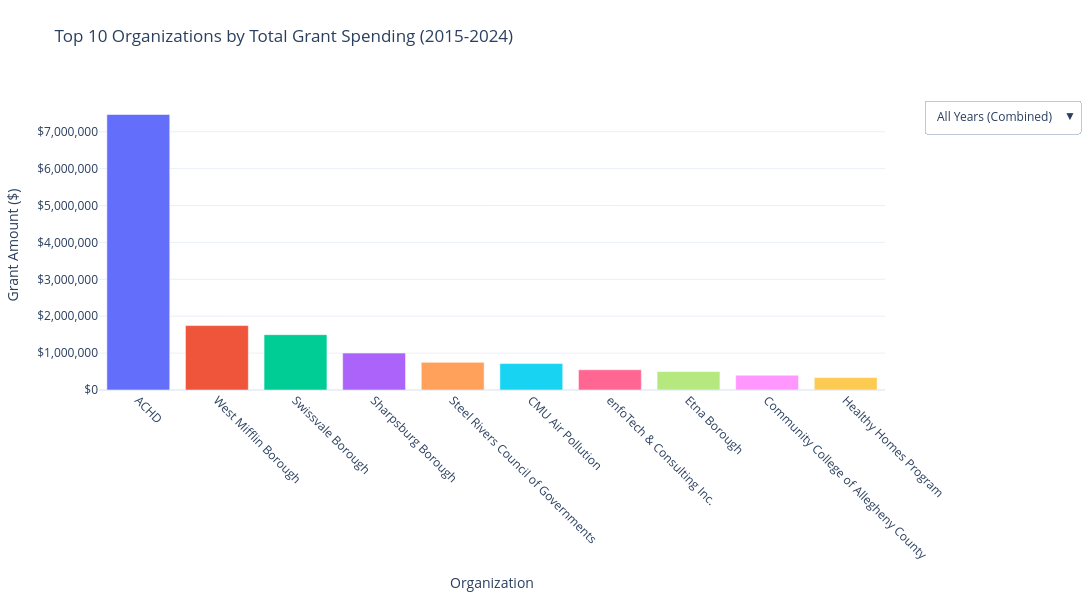

Source (notebook cell):
### Code cell
# remove "several small projects"
df_filtered = df[df['Organization'].str.strip().str.lower() != 'several small projects'].copy()

# Merge "Air quality program" into "ACHD"
df_filtered.loc[df_filtered['Organization'].str.contains('Air Quality', case=False, na=False), 'Organization'] = 'ACHD'

# Ensure the column is string-type and split by common delimiters (comma, semicolon, or slash)
# We use a regular expression [;,/] to catch multiple types of separators
df_filtered['Organization'] = df_filtered['Organization'].astype(str).str.split(r'[;,/]')

# "Explode" the list so each organization gets its own row with the same Grant Amount
df_filtered = df_filtered.explode('Organization')

# Strip whitespace from the new individual names
df_filtered['Organization'] = df_filtered['Organization'].str.strip()

# 1. PREPARE DATA (Using the filtered dataframe)
# Combined Top 10
df_combined_total = df_filtered.groupby('Organization')['Grant Amount'].sum().reset_index()
df_combined_top10 = df_combined_total.sort_values(by='Grant Amount', ascending=False).head(10)

# Yearly Top 10
df_yearly = df_filtered.groupby(['Year', 'Organization'])['Grant Amount'].sum().reset_index()
all_years = sorted(df_yearly['Year'].unique())

colors_palette = px.colors.qualitative.Plotly + px.colors.qualitative.Safe

# 2. CREATE THE FIGURE
fig = go.Figure()

# Add Trace 0: Combined
fig.add_trace(
    go.Bar(
        x=df_combined_top10['Organization'],
        y=df_combined_top10['Grant Amount'],
        name="All Years",
        marker_color=colors_palette[:10],
        visible=True,
        hovertemplate="<b>%{x}</b><br>Total Received: %{y:$,.0f}<extra></extra>"
    )
)

# Add Traces 1+: Individual Years
for year in all_years:
    year_data = df_yearly[df_yearly['Year'] == year].sort_values(by='Grant Amount', ascending=False).head(10)
    fig.add_trace(
        go.Bar(
            x=year_data['Organization'],
            y=year_data['Grant Amount'],
            name=str(year),
            marker_color=colors_palette[:len(year_data)],
            visible=False,
            hovertemplate="<b>%{x}</b><br>Yearly Total: %{y:$,.0f}<extra></extra>"
        )
    )

# 3. CREATE DROPDOWN BUTTONS
dropdown_buttons = []

dropdown_buttons.append(dict(
    label="All Years (Combined)",
    method="update",
    args=[{"visible": [True] + [False] * len(all_years)},
          {"title": "Top 10 Organizations by Total Grant Spending (2015-2024)"}]
))

for i, year in enumerate(all_years):
    visibility = [False] * (len(all_years) + 1)
    visibility[i + 1] = True
    dropdown_buttons.append(dict(
        label=f"Year: {year}",
        method="update",
        args=[{"visible": visibility},
              {"title": f"Top Organizations by Grant Spending in {year}"}]
    ))

# 4. UPDATE LAYOUT
fig.update_layout(
    updatemenus=[dict(
        active=0,
        buttons=dropdown_buttons,
        direction="down",
        x=1.05,          
        xanchor="left",  
        y=1,             
        yanchor="top",
        showactive=True
    )],
    xaxis=dict(title="Organization", tickangle=45),
    yaxis=dict(title="Grant Amount ($)", tickprefix="$", tickformat=","),
    title={
        'text': "Top 10 Organizations by Total Grant Spending (2015-2024)",
        'x': 0.05,
        'xanchor': 'left',
        'y': 0.95
    },
    template="plotly_white",
    height=600,
    width=1200, # Widened slightly for the right-hand menu
    margin=dict(t=100, r=200, b=150), # Increased right margin to 200 for long labels,
    hovermode="x unified"
)

fig.show()

# Export for Wix/Web
html_snippet = fig.to_html(full_html=False, include_plotlyjs='cdn')
print(html_snippet)

### Figure 1 — Plotly figure (JSON) as saved in the notebook; plotly's stock layout.template omitted (floating-point values rounded to 4 significant figures)
{"data": [{"hovertemplate": "<b>%{x}</b><br>Total Received: %{y:$,.0f}<extra></extra>", "marker": {"color": ["#636EFA", "#EF553B", "#00CC96", "#AB63FA", "#FFA15A", "#19D3F3", "#FF6692", "#B6E880", "#FF97FF", "#FECB52"]}, "name": "All Years", "type": "bar", "visible": true, "x": ["ACHD", "West Mifflin Borough", "Swissvale Borough", "Sharpsburg Borough", "Steel Rivers Council of Governments", "CMU Air Pollution", "enfoTech & Consulting Inc.", "Etna Borough", "Community College of Allegheny County", "Healthy Homes Program"], "y": [7466912, 1745789, 1500000, 1000000, 750000, 717246, 548725, 500000, 400000, 337600]}, {"hovertemplate": "<b>%{x}</b><br>Yearly Total: %{y:$,.0f}<extra></extra>", "marker": {"color": ["#636EFA", "#EF553B", "#00CC96", "#AB63FA", "#FFA15A"]}, "name": "2015", "type": "bar", "visible": false, "x": ["Community College of Allegheny County", "Healthy Homes Program", "ACHD", "Tree Pittsburgh", "Kamin Science Center"], "y": [400000, 337600, 225000, 50000, 4000]}, {"hovertemplate": "<b>%{x}</b><br>Yearly Total: %{y:$,.0f}<extra></extra>", "marker": {"color": ["#636EFA", "#EF553B", "#00CC96", "#AB63FA", "#FFA15A"]}, "name": "2016", "type": "bar", "visible": false, "x": ["CMU Air Pollution", "ACHD", "Solarize Allegheny", "Student Conservation Association", "Kamin Science Center"], "y": [717246, 599900, 180000, 78000, 4000]}, {"hovertemplate": "<b>%{x}</b><br>Yearly Total: %{y:$,.0f}<extra></extra>", "marker": {"color": ["#636EFA", "#EF553B"]}, "name": "2017", "type": "bar", "visible": false, "x": ["Student Conservation Association", "Pittsburgh Regional Science Fair"], "y": [65000, 7500]}, {"hovertemplate": "<b>%{x}</b><br>Yearly Total: %{y:$,.0f}<extra></extra>", "marker": {"color": ["#636EFA"]}, "name": "2018", "type": "bar", "visible": false, "x": ["ACHD"], "y": [1854962]}, {"hovertemplate": "<b>%{x}</b><br>Yearly Total: %{y:$,.0f}<extra></extra>", "marker": {"color": ["#636EFA", "#EF553B", "#00CC96", "#AB63FA"]}, "name": "2019", "type": "bar", "visible": false, "x": ["ACHD", "Pitt GSPH", "UPMC Children’s Hospital", "Allegheny County Department of Parks"], "y": [786865, 300000, 300000, 90000]}, {"hovertemplate": "<b>%{x}</b><br>Yearly Total: %{y:$,.0f}<extra></extra>", "marker": {"color": ["#636EFA", "#EF553B", "#00CC96", "#AB63FA", "#FFA15A", "#19D3F3", "#FF6692"]}, "name": "2020", "type": "bar", "visible": false, "x": ["ACHD", "enfoTech & Consulting Inc.", "Tree Pittsburgh", "Tree-Vitalize", "Western Pennsylvania Conservancy", "Plant Five for Life", "Kamin Science Center"], "y": [2682376, 548725, 99995, 98000, 98000, 59560, 31500]}, {"hovertemplate": "<b>%{x}</b><br>Yearly Total: %{y:$,.0f}<extra></extra>", "marker": {"color": ["#636EFA", "#EF553B", "#00CC96"]}, "name": "2021", "type": "bar", "visible": false, "x": ["ACHD", "Ramboll US Consulting", "Georgia Institute of Technology"], "y": [778684, 69956, 9941]}, {"hovertemplate": "<b>%{x}</b><br>Yearly Total: %{y:$,.0f}<extra></extra>", "marker": {"color": ["#636EFA", "#EF553B", "#00CC96", "#AB63FA"]}, "name": "2022", "type": "bar", "visible": false, "x": ["ACHD", "Carnegie Mellon University", "Duquesne University", "University of Pittsburgh"], "y": [539125, 30000, 30000, 30000]}, {"hovertemplate": "<b>%{x}</b><br>Yearly Total: %{y:$,.0f}<extra></extra>", "marker": {"color": ["#636EFA", "#EF553B", "#00CC96", "#AB63FA", "#FFA15A"]}, "name": "2023", "type": "bar", "visible": false, "x": ["Steel Rivers Council of Governments", "West Mifflin Borough", "Swissvale Borough", "Tree Pittsburgh", "Kamin Science Center"], "y": [750000, 748339, 700000, 92000, 9000]}, {"hovertemplate": "<b>%{x}</b><br>Yearly Total: %{y:$,.0f}<extra></extra>", "marker": {"color": ["#636EFA", "#EF553B", "#00CC96", "#AB63FA", "#FFA15A", "#19D3F3", "#FF6692", "#B6E880", "#FF97FF", "#FECB52"]}, "name": "2024", "type": "bar", "visible": false, "x": ["Sharpsburg Borough", "West Mifflin Borough", "Swissvale Borough", "Etna Borough", "Munhall Borough", "Braddock Borough", "East Pittsburgh Borough", "North Braddock Borough", "Rankin Borough", "Western Pennsylvania Conservancy"], "y": [1000000, 997450, 800000, 500000, 186789, 75000, 75000, 75000, 75000, 46000]}], "layout": {"height": 600, "hovermode": "x unified", "margin": {"b": 150, "r": 200, "t": 100}, "title": {"text": "Top 10 Organizations by Total Grant Spending (2015-2024)", "x": 0.05, "xanchor": "left", "y": 0.95}, "updatemenus": [{"active": 0, "buttons": [{"args": [{"visible": [true, false, false, false, false, false, false, false, false, false, false]}, {"title": "Top 10 Organizations by Total Grant Spending (2015-2024)"}], "label": "All Years (Combined)", "method": "update"}, {"args": [{"visible": [false, true, false, false, false, false, false, false, false, false, false]}, {"title": "Top Organizations by Grant Spending in 2015"}], "label": "Year: 2015", "method": "update"}, {"args": [{"visible": [false, false, true, false, false, false, false, false, false, false, false]}, {"title": "Top Organizations by Grant Spending in 2016"}], "label": "Year: 2016", "method": "update"}, {"args": [{"visible": [false, false, false, true, false, false, false, false, false, false, false]}, {"title": "Top Organizations by Grant Spending in 2017"}], "label": "Year: 2017", "method": "update"}, {"args": [{"visible": [false, false, false, false, true, false, false, false, false, false, false]}, {"title": "Top Organizations by Grant Spending in 2018"}], "label": "Year: 2018", "method": "update"}, {"args": [{"visible": [false, false, false, false, false, true, false, false, false, false, false]}, {"title": "Top Organizations by Grant Spending in 2019"}], "label": "Year: 2019", "method": "update"}, {"args": [{"visible": [false, false, false, false, false, false, true, false, false, false, false]}, {"title": "Top Organizations by Grant Spending in 2020"}], "label": "Year: 2020", "method": "update"}, {"args": [{"visible": [false, false, false, false, false, false, false, true, false, false, false]}, {"title": "Top Organizations by Grant Spending in 2021"}], "label": "Year: 2021", "method": "update"}, {"args": [{"visible": [false, false, false, false, false, false, false, false, true, false, false]}, {"title": "Top Organizations by Grant Spending in 2022"}], "label": "Year: 2022", "method": "update"}, {"args": [{"visible": [false, false, false, false, false, false, false, false, false, true, false]}, {"title": "Top Organizations by Grant Spending in 2023"}], "label": "Year: 2023", "method": "update"}, {"args": [{"visible": [false, false, false, false, false, false, false, false, false, false, true]}, {"title": "Top Organizations by Grant Spending in 2024"}], "label": "Year: 2024", "method": "update"}], "direction": "down", "showactive": true, "x": 1.05, "xanchor": "left", "y": 1, "yanchor": "top"}], "width": 1200, "xaxis": {"tickangle": 45, "title": {"text": "Organization"}}, "yaxis": {"tickformat": ",", "tickprefix": "$", "title": {"text": "Grant Amount ($)"}}}}
